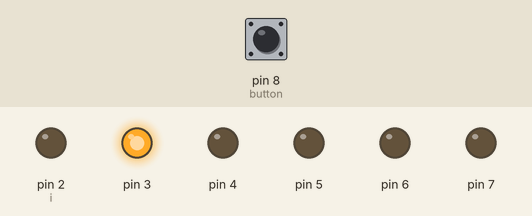
This sketch was run on a simulated Arduino Uno, built with avr-gcc and run on an emulated ATmega328P. Parts: output pins drawn as LEDs (lit = HIGH). The inputs (shaded band) are chosen by the test bench; at power-on: pin 8 (button) HIGH.

Above: at 1.2 s.
1.3 s: pin 8 (button) pulled LOW for 0.15 s
At 2.9 s:
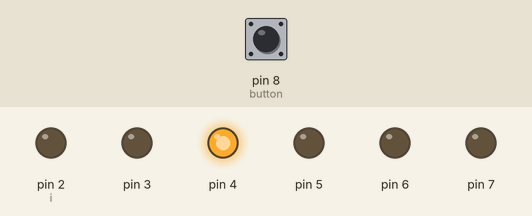
3.2 s: pin 8 (button) pulled LOW for 1 s
At 5.7 s:
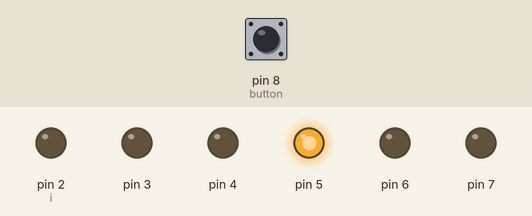
6.0 s: pin 8 (button) pulled LOW for 0.15 s
At 7.6 s:
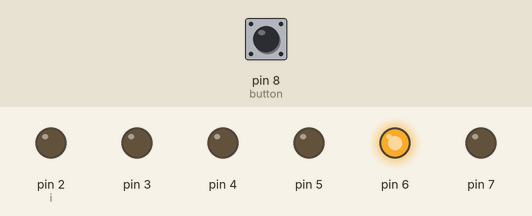
7.9 s: pin 8 (button) pulled LOW for 3.2 s
At 12.1 s:
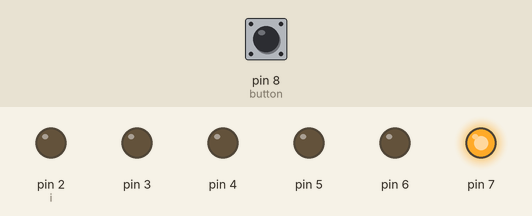
Timing chart, 0 to 13.6 s (numbered marks = the images above; inputs shaded):
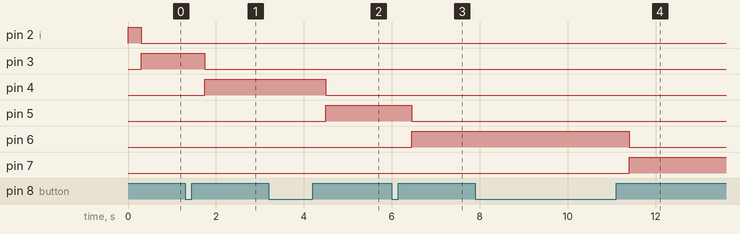

The sketch:

Tema_II_1.ino
```cpp
void setup() {
  pinMode(2, OUTPUT);
  pinMode(3, OUTPUT);
  pinMode(4, OUTPUT);
  pinMode(5, OUTPUT);
  pinMode(6, OUTPUT);
  pinMode(7, OUTPUT);
  pinMode(8, INPUT);

}

int button=8;
int i=2;
int tinutapasat=0;

void loop() {

  digitalWrite(i, HIGH);

   if(digitalRead(button)==LOW)
      tinutapasat=0;

   if(digitalRead(button)==HIGH && tinutapasat==0)
     {
       delay(300);
     digitalWrite(i, LOW);
       if(i<7)
         i++;
       else
         i=2;

       if(digitalRead(button)==HIGH)
        tinutapasat=1;
     }

}
```

Measured:
- after the input at 1.3 s, pin 3: HIGH → LOW after 0.45 s; pin 4: LOW → HIGH after 0.45 s
- after the input at 3.2 s, pin 4: HIGH → LOW after 1.3 s; pin 5: LOW → HIGH after 1.3 s
- after the input at 6.0 s, pin 5: HIGH → LOW after 0.45 s; pin 6: LOW → HIGH after 0.45 s
- after the input at 7.9 s, pin 6: HIGH → LOW after 3.5 s; pin 7: LOW → HIGH after 3.5 s
